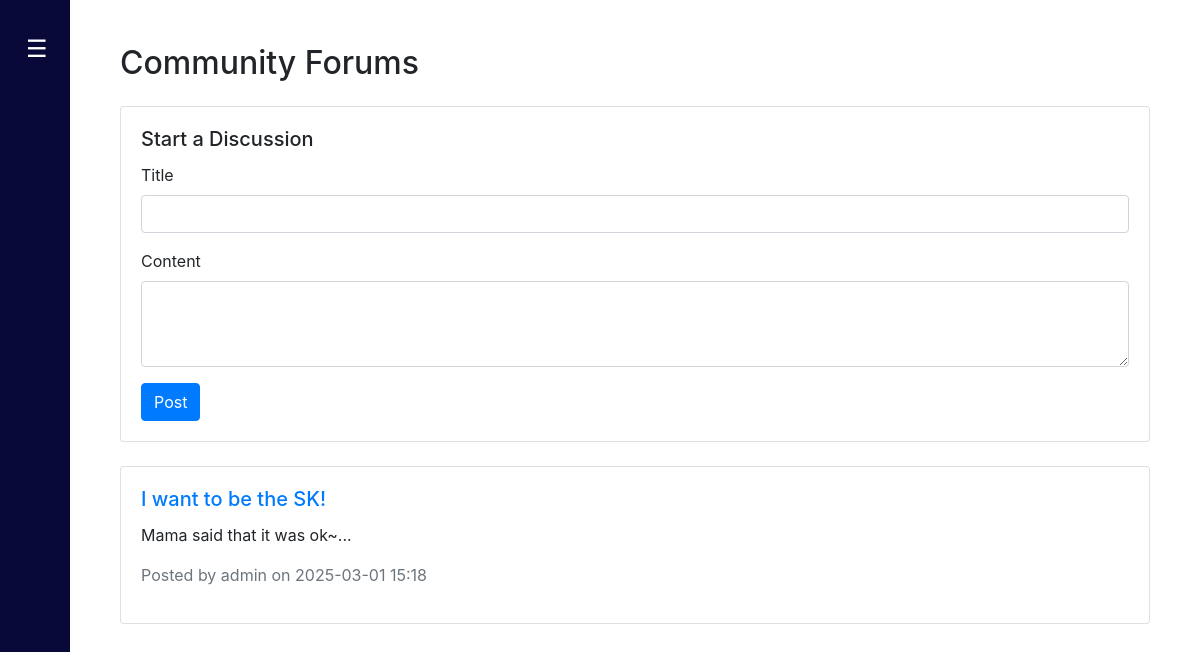
The page /forums (signed in) on the database as committed earlier.
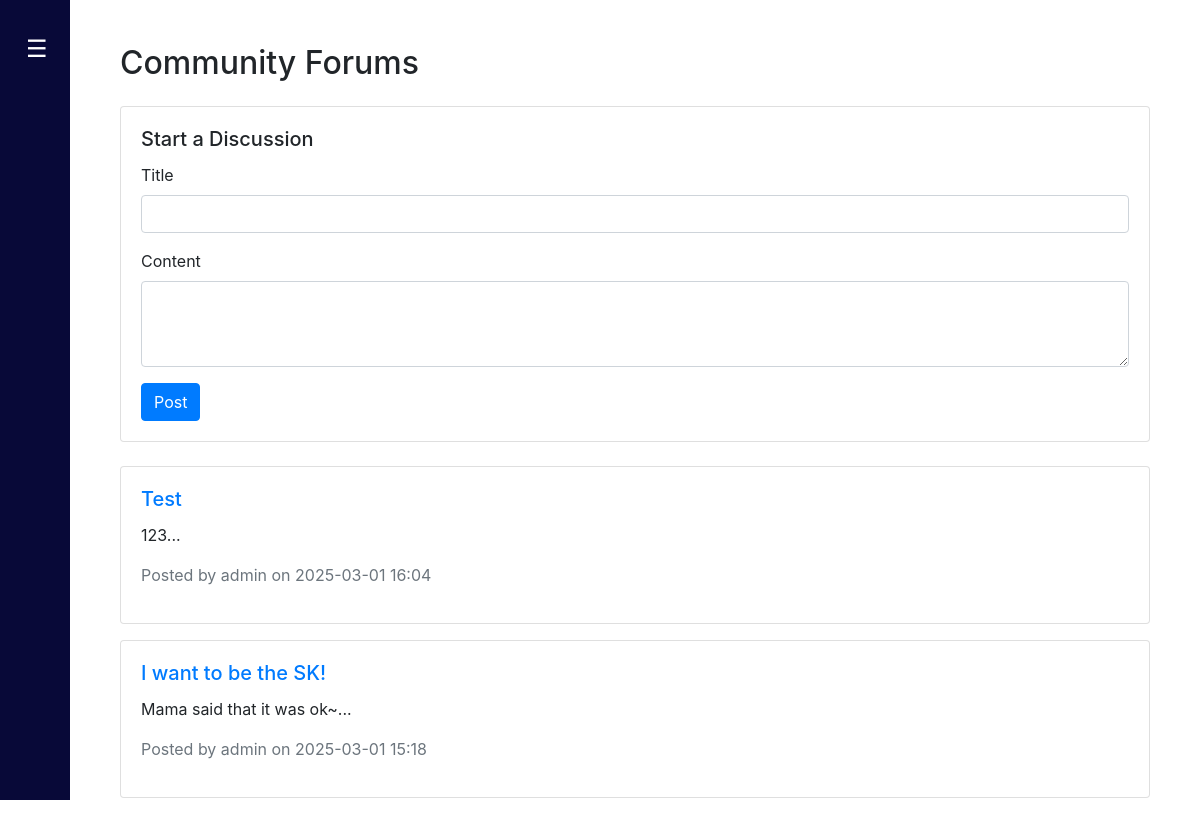
The same page on the database as committed later.
### Website/models.py (models this page shows, shortened)
class ForumPost(db.Model):
    id = db.Column(db.Integer, primary_key=True)
    title = db.Column(db.String(255), nullable=False)
    content = db.Column(db.Text, nullable=False)
    created_at = db.Column(db.DateTime, default=db.func.current_timestamp())
    user_id = db.Column(db.Integer, db.ForeignKey('user.id'), nullable=False)
    user = db.relationship('User', backref='forum_posts')

class User(db.Model, UserMixin):
    id = db.Column(db.Integer, primary_key=True)
    email = db.Column(db.String(150), unique=True, nullable=False)
    firstName = db.Column(db.String(150), nullable=False)  # For first name
    password = db.Column(db.String(150), nullable=False)  # For storing password hash
    is_admin = db.Column(db.Boolean, default=False)  # Optional: for admin flag

### Website/views.py (the view)
@views.route('/forums')
@login_required
def forums():
    posts = ForumPost.query.order_by(ForumPost.created_at.desc()).all()
    return render_template("forums.html", posts=posts, user=current_user)

### Website/templates/forums.html (shortened to what this page needs)
{% extends "base.html" %}
{% block content %}
<div class="container mt-4">
    <h2 class="mb-4">Community Forums</h2>
    {% if user.is_authenticated %}
    <div class="card mb-4">
        <div class="card-body">
            <h5 class="card-title">Start a Discussion</h5>
            <form method="POST" action="{{ url_for('views.add_forum_post') }}">
                <div class="form-group">
                    <label for="title">Title</label>
                    <input type="text" class="form-control" id="title" name="title" required>
                </div>
                <div class="form-group">
                    <label for="content">Content</label>
                    <textarea class="form-control" id="content" name="content" rows="3" required></textarea>
                </div>
                <button type="submit" class="btn btn-primary">Post</button>
            </form>
        </div>
    </div>
    {% else %}
    <p class="text-center">You need to <a href="{{ url_for('auth.login') }}">log in</a> to start a discussion.</p>
    {% endif %}
    <div class="forum-posts">
        {% for post in posts %}
        <div class="card mb-3">
            <div class="card-body">
                <h5 class="card-title">
                    <a href="{{ url_for('views.forum_post', post_id=post.id) }}">{{ post.title }}</a>
                </h5>
                <p class="card-text">{{ post.content[:200] }}...</p>
                <p class="text-muted">Posted by {{ post.user.firstName }} on {{ post.created_at.strftime('%Y-%m-%d %H:%M') }}</p>
            </div>
        </div>
        {% else %}
        <p class="text-center">No discussions yet. Be the first to start one!</p>
        {% endfor %}
    </div>
</div>
{% endblock %}

Rows that differ between the two databases and show on the page:
added ForumPost: title "Test", content "123", user.firstName "admin", created_at "2025-03-01 16:04"
